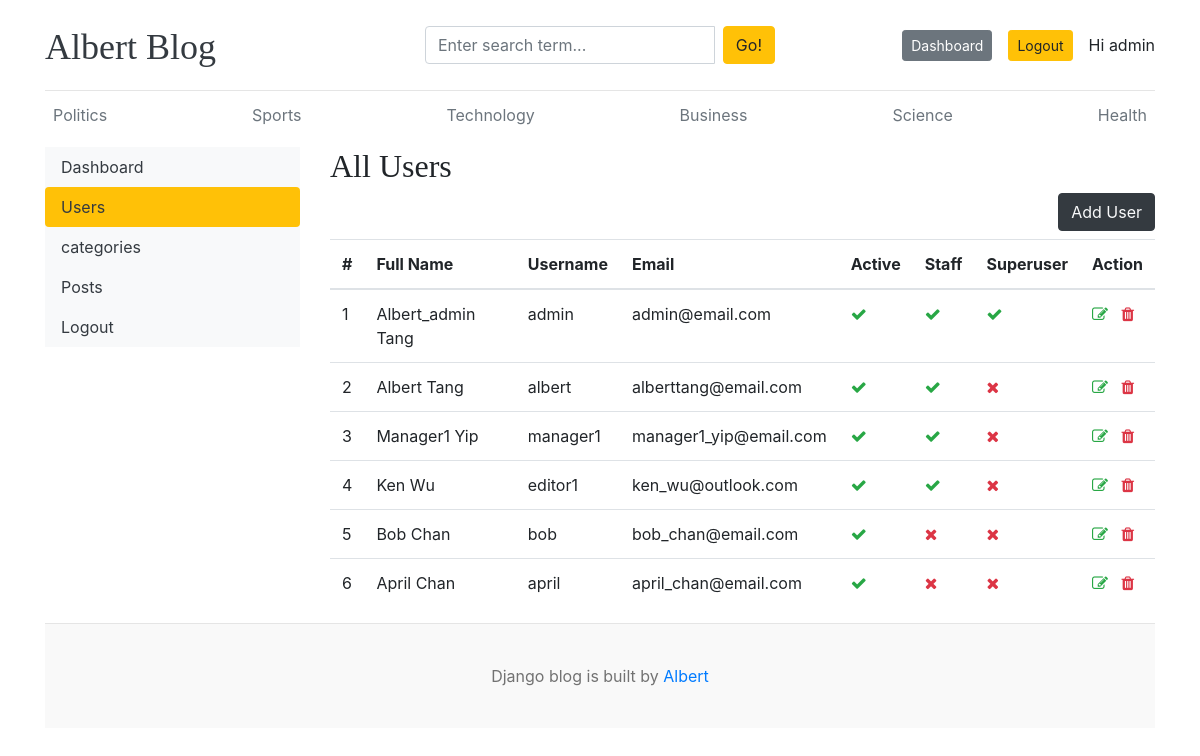
The page /dashboard/users/ (signed in) on the database its author committed.
### blogs/models.py (models this page shows, shortened)
class Category(models.Model):
    category_name = models.CharField(max_length=50, unique=True)
    created_at = models.DateTimeField(auto_now_add=True)
    updated_at = models.DateTimeField(auto_now=True)
    class Meta:
        verbose_name_plural = 'categories'

### dashboards/views.py (the view)
# urls.py: path('users/', views.users, name='users'),
@login_required
def users(request):
    users = User.objects.all()
    return render(request, 'dashboards/users.html', {'users': users})

### blogs/context_processors.py (called while the page is built)
def get_categories(request):
    categories = Category.objects.all()
    return {'categories': categories}

def get_social_links(request):
    social_links = SocialLink.objects.all()
    return {'social_links': social_links}

### templates/dashboards/users.html (shortened to what this page needs)
{% extends 'blogs/base.html' %}
{% block content %}
<div class="row">
    {% include 'dashboards/sidebar.html' %}
    <div class="col-md-9">
      {% if perms.auth.view_user %}
        <h2>All Users</h2>
        {% if perms.auth.view_user%}
        <a href="{% url 'add_user' %}" class="btn btn-dark text-light float-right mb-2">Add User</a>
        {% endif %}
        <table class="table table-hover">
            <thead>
              <tr>
                <th>#</th>
                <th>Full Name</th>
                <th>Username</th>
                <th>Email</th>
                <th>Active</th>
                <th>Staff</th>
                <th>Superuser</th>
                <th>Action</th>
              </tr>
            </thead>
            <tbody>
            {% for user in users %}
              <tr>
                <td>{{ forloop.counter }}</td>
                <td>{{ user.first_name }} {{ user.last_name }}</td>
                <td>{{ user.username }}</td>
                <td>{{ user.email }}</td>
                <td>{% if user.is_active %}<i class="fa fa-check text-success"></i>{% else %}<i class="fa fa-times text-danger"></i>{% endif %}</td>
                <td>{% if user.is_staff %}<i class="fa fa-check text-success"></i>{% else %}<i class="fa fa-times text-danger"></i>{% endif %}</td>
                <td>{% if user.is_superuser %}<i class="fa fa-check text-success"></i>{% else %}<i class="fa fa-times text-danger"></i>{% endif %}</td>
                <td>
                    {% if perms.auth.delete_user%}
                    <a href="{% url 'edit_user' user.id %}"><i class="fa fa-edit text-success"></i></a>
                    <a href="{% url 'delete_user' user.id %}"><i class="fa fa-trash text-danger"></i></a>
                    {% endif %}
                </td>
              </tr>
            {% endfor %}
            </tbody>
          </table>
      {% else %}
        <h5>You do not have permission to view this page</h5>
      {% endif %}
    </div>
</div>
{% endblock %}

### templates/blogs/base.html (shortened to what this page needs)
{% load static %}
<!DOCTYPE html>
<html lang="en">
<head>
    <link rel="stylesheet" href="https://cdn.jsdelivr.net/npm/bootstrap@4.6.2/dist/css/bootstrap.min.css">
    <link href="{% static 'css/blog.css' %}" rel="stylesheet">
    <link rel="stylesheet" href="https://cdnjs.cloudflare.com/ajax/libs/font-awesome/4.7.0/css/font-awesome.min.css">
  </head>
<body>
    <div class="container">
      <header class="blog-header py-3">
        <div class="row flex-nowrap justify-content-between align-items-center">
          <div class="col-4 pt-1">
            <a class="blog-header-logo text-dark" href="{% url 'home' %}">Albert Blog</a>
          </div>
          <div class="col-4">
            <form action="{% url 'search' %}" method="GET">
              <div class="input-group">
                <input class="form-control" type="text" name="query" value="{{ query }}" placeholder="Enter search term..." aria-label="Enter search term..." aria-describedby="button-search" />
                <button type="submit" class="ml-2 btn btn-warning" id="button-search" type="button">Go!</button>
            </div>
            </form>
          </div>
          <div class="col-4 d-flex justify-content-end align-items-center">
            {% if not user.is_authenticated %}
                <a class="btn btn-sm btn-warning" href="{% url 'login' %}">Login</a> &nbsp;
                <a class="btn btn-sm btn-secondary" href="{% url 'register' %}">Register</a>
            {% else %}
                <span><a href="{% url 'dashboard' %}" class="btn btn-sm btn-secondary">Dashboard</a></span>
                <span><a href="{% url 'logout' %}" class="btn btn-sm btn-warning">Logout</a></span>
                <span class="ml-3">Hi {{ user }}</span>
            {% endif %}
          </div>
        </div>
      </header>
      <div class="nav-scroller py-1 mb-2">
        <nav class="nav d-flex justify-content-between">
          {% for category in categories %}
            <a class="p-2 text-muted" href="{% url 'posts_by_category' category.id %}">{{ category.category_name }}</a>
          {% endfor %}
        </nav>
      </div>
    {% block content %}
    {% endblock %}
    <footer class="blog-footer">
        <p>Django blog is built by <a href="#">Albert</a></p>
    </footer>
    </body>
</html>

### blog/static/css/blog.css (style rules this page uses)
.blog-header { border-bottom: 1px solid #e5e5e5; }
.blog-header-logo { font-family: "Playfair Display", Georgia, "Times New Roman", serif; font-size: 2.25rem; }
h1, h2, h3, h4, h5, h6 { font-family: "Playfair Display", Georgia, "Times New Roman", serif; }
.blog-footer { padding: 2.5rem 0; color: #727272; text-align: center; background-color: #f9f9f9; border-top: .05rem solid #e5e5e5; }
.blog-footer p:last-child { margin-bottom: 0; }

### rows shown on the page
Category: category_name "Politics"
Category: category_name "Sports"
Category: category_name "Technology"
Category: category_name "Business"
Category: category_name "Science"
Category: category_name "Health"

### other values the page prints
{{ user }} "admin"
{{ user.first_name }} "Albert_admin"
{{ user.last_name }} "Tang"
{{ user.username }} "admin"
{{ user.email }} "admin@email.com"
{{ user.first_name }} "Albert"
{{ user.username }} "albert"
{{ user.email }} "alberttang@email.com"
{{ user.first_name }} "Manager1"
{{ user.last_name }} "Yip"
{{ user.username }} "manager1"
{{ user.email }} "manager1_yip@email.com"
{{ user.first_name }} "Ken"
{{ user.last_name }} "Wu"
{{ user.username }} "editor1"
